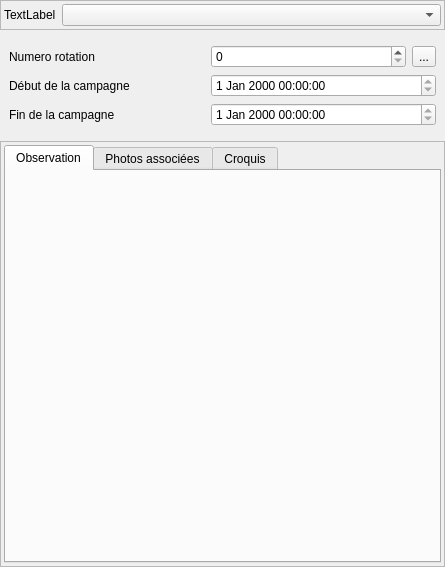
<?xml version="1.0" encoding="UTF-8"?>
<ui version="4.0">
 <class>Form</class>
 <widget class="QWidget" name="Form">
  <property name="geometry">
   <rect>
    <x>0</x>
    <y>0</y>
    <width>445</width>
    <height>567</height>
   </rect>
  </property>
  <property name="windowTitle">
   <string>Form</string>
  </property>
  <layout class="QVBoxLayout" name="verticalLayout_2" stretch="1,1,20">
   <property name="margin">
    <number>0</number>
   </property>
   <item>
    <widget class="QFrame" name="frame_2">
     <property name="frameShape">
      <enum>QFrame::StyledPanel</enum>
     </property>
     <property name="frameShadow">
      <enum>QFrame::Raised</enum>
     </property>
     <layout class="QGridLayout" name="gridLayout_3" columnstretch="1,10">
      <property name="margin">
       <number>3</number>
      </property>
      <item row="0" column="1">
       <widget class="QComboBox" name="comboBox_groupedes"/>
      </item>
      <item row="0" column="0">
       <widget class="QLabel" name="label_2">
        <property name="text">
         <string>TextLabel</string>
        </property>
       </widget>
      </item>
     </layout>
    </widget>
   </item>
   <item>
    <widget class="QStackedWidget" name="stackedWidget">
     <property name="currentIndex">
      <number>0</number>
     </property>
     <widget class="QWidget" name="page">
      <layout class="QGridLayout" name="gridLayout_2">
       <item row="0" column="0">
        <widget class="QLabel" name="label_5">
         <property name="text">
          <string>Numero rotation</string>
         </property>
        </widget>
       </item>
       <item row="1" column="0">
        <widget class="QLabel" name="label">
         <property name="text">
          <string>Début de la campagne</string>
         </property>
        </widget>
       </item>
       <item row="2" column="0">
        <widget class="QLabel" name="label_4">
         <property name="text">
          <string>Fin de la campagne</string>
         </property>
        </widget>
       </item>
       <item row="0" column="1">
        <widget class="QSpinBox" name="spinBox_num_rot"/>
       </item>
       <item row="0" column="2">
        <widget class="QToolButton" name="toolButton_num_rot">
         <property name="text">
          <string>...</string>
         </property>
        </widget>
       </item>
       <item row="1" column="1" colspan="2">
        <widget class="QDateTimeEdit" name="dateTimeEdit_start">
         <property name="enabled">
          <bool>true</bool>
         </property>
         <property name="readOnly">
          <bool>true</bool>
         </property>
        </widget>
       </item>
       <item row="2" column="1" colspan="2">
        <widget class="QDateTimeEdit" name="dateTimeEdit_end">
         <property name="readOnly">
          <bool>true</bool>
         </property>
        </widget>
       </item>
      </layout>
     </widget>
     <widget class="QWidget" name="page_2">
      <layout class="QHBoxLayout" name="horizontalLayout_2">
       <item>
        <widget class="QLabel" name="label_3">
         <property name="text">
          <string>A remplir avec les spec desordre cat2</string>
         </property>
        </widget>
       </item>
      </layout>
     </widget>
    </widget>
   </item>
   <item>
    <widget class="QFrame" name="frame">
     <property name="frameShape">
      <enum>QFrame::StyledPanel</enum>
     </property>
     <property name="frameShadow">
      <enum>QFrame::Raised</enum>
     </property>
     <layout class="QVBoxLayout" name="verticalLayout">
      <property name="margin">
       <number>3</number>
      </property>
      <item>
       <widget class="QTabWidget" name="tabWidget">
        <property name="currentIndex">
         <number>0</number>
        </property>
        <widget class="QWidget" name="tab">
         <attribute name="title">
          <string>Observation</string>
         </attribute>
         <layout class="QGridLayout" name="gridLayout" columnstretch="0">
          <property name="margin">
           <number>3</number>
          </property>
         </layout>
        </widget>
        <widget class="QWidget" name="tab_2">
         <attribute name="title">
          <string>Photos associées</string>
         </attribute>
         <layout class="QVBoxLayout" name="verticalLayout_3">
          <property name="margin">
           <number>3</number>
          </property>
         </layout>
        </widget>
        <widget class="QWidget" name="tab_3">
         <attribute name="title">
          <string>Croquis</string>
         </attribute>
         <layout class="QVBoxLayout" name="verticalLayout_4">
          <property name="margin">
           <number>3</number>
          </property>
         </layout>
        </widget>
       </widget>
      </item>
     </layout>
    </widget>
   </item>
  </layout>
 </widget>
 <resources/>
 <connections/>
</ui>
